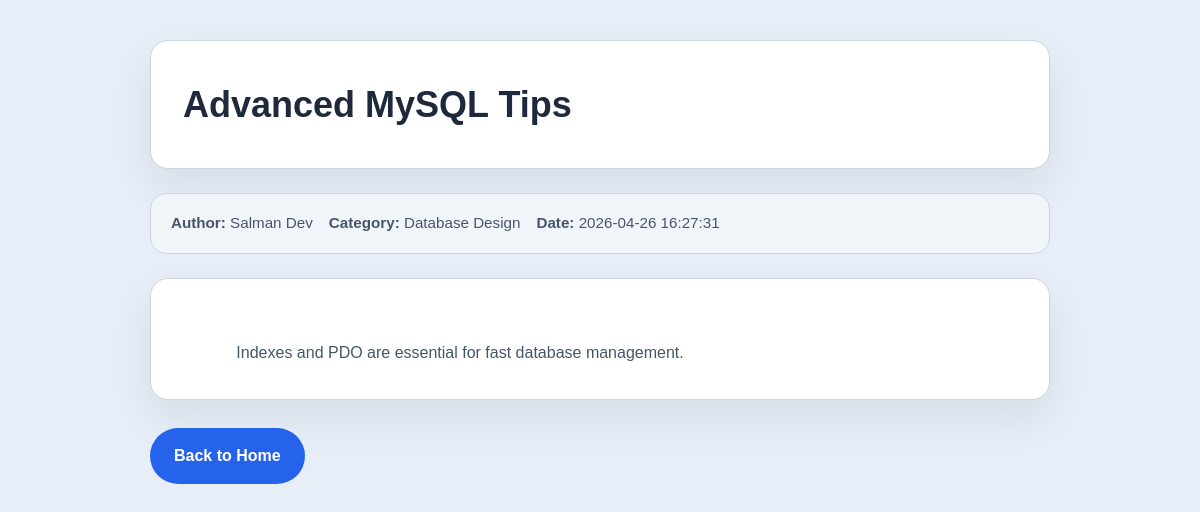
/views/article_detail.php?id=2&source=admin, run on the app's committed database.
### tables this page shows
CREATE TABLE IF NOT EXISTS article (
    id_article INT PRIMARY KEY AUTO_INCREMENT,
    title VARCHAR(255) NOT NULL,
    contenu TEXT NOT NULL,
    date_publication DATETIME DEFAULT CURRENT_TIMESTAMP,
    status ENUM('published', 'draft') DEFAULT 'published',
    id_user INT,
    id_catalog INT,
    FOREIGN KEY (id_user) REFERENCES users(id_user) ON DELETE SET NULL,
    FOREIGN KEY (id_catalog) REFERENCES catalog(id_catalog) ON DELETE SET NULL
);

CREATE TABLE IF NOT EXISTS users (
    id_user INT PRIMARY KEY AUTO_INCREMENT,
    name_user VARCHAR(100) NOT NULL,
    email_user VARCHAR(100) UNIQUE NOT NULL,
    password_user VARCHAR(255) NOT NULL,
  
    role ENUM('admin', 'user') DEFAULT 'user' 
);

CREATE TABLE IF NOT EXISTS catalog (
    id_catalog INT PRIMARY KEY AUTO_INCREMENT,
    name_catalog VARCHAR(100) NOT NULL
);

### core/article.php (called while the page is built, shortened)
<?php
class Article {
    private $conn;
    private $table = "article";
    public function __construct($db) {
        $this->conn = $db;
    }
    public function readOne($id) {
        $sql = "SELECT a.*, u.name_user, u.email_user, c.name_catalog
                FROM {$this->table} a
                LEFT JOIN users u ON a.id_user = u.id_user
                LEFT JOIN catalog c ON a.id_catalog = c.id_catalog
                WHERE a.id_article = :id";
        $stmt = $this->conn->prepare($sql);
        $stmt->execute(['id' => $id]);
        return $stmt->fetch(PDO::FETCH_ASSOC);
    }
}

### views/article_detail.php (the view, shortened to what this page needs)
<?php
require_once "../core/article.php";
$database = new Database();
$conn = $database->getConnection();
$articleOBJ = new Article($conn);
$redirect_url = (isset($_GET['source']) && $_GET['source'] === 'admin') ? "../admin/home.php" : "index.php";
if(isset($_GET['id'])) {
    $id = (int)$_GET['id'];
    $art = $articleOBJ->readOne($id);
} else {
    header("Location: " . $redirect_url);
    exit();
}
?>
<!DOCTYPE html>
<html lang="en">
<head>
    <link rel="stylesheet" href="../assets/css/article_detail.css">
</head>
<body>
    <div class="article-page">
        <header class="article-header">
            <h1><?php echo htmlspecialchars($art['title']); ?></h1>
        </header>
        <div class="article-meta">
            <span><strong>Author:</strong> <?php echo htmlspecialchars($art['name_user']); ?></span>
            <span><strong>Category:</strong> <?php echo htmlspecialchars($art['name_catalog']); ?></span>
            <span><strong>Date:</strong> <?php echo htmlspecialchars($art['date_publication']); ?></span>
        </div>
        <div class="article-content">
            <?php echo nl2br(htmlspecialchars($art['contenu'])); ?>
        </div>
        <a class="button" href="<?php echo htmlspecialchars($redirect_url); ?>">Back to Home</a>
    </div>
</body>
</html>

### assets/css/article_detail.css (style rules this page uses)
:root { --page-bg: #e7eef7; --surface: #ffffff; --surface-soft: #f1f5f9; --border: #cbd5e1; --text-primary: #1e293b; --text-secondary: #475569; --accent: #2563eb; --accent-strong: #1d4ed8; }
body { margin: 0; min-height: 100%; background: var(--page-bg); color: var(--text-primary); font-family: 'Lucida Sans', 'Lucida Sans Regular', 'Lucida Grande', 'Lucida Sans Unicode', Geneva, Verdana, sans-serif; }
body { line-height: 1.75; }
.article-page { width: min(900px, 100% - 2rem); margin: 2.5rem auto; padding: 0; }
.article-header { background: var(--surface); border: 1px solid var(--border); border-radius: 18px; padding: 2rem; box-shadow: 0 18px 40px rgba(15, 23, 42, 0.08); }
.article-header h1 { margin: 0; color: var(--text-primary); font-size: clamp(2rem, 3vw, 2.5rem); }
.article-meta { display: flex; flex-wrap: wrap; gap: 1rem; margin: 1.5rem 0; padding: 1rem 1.25rem; border: 1px solid var(--border); border-radius: 16px; background: var(--surface-soft); color: var(--text-secondary); font-size: 0.95rem; }
.article-content { background: var(--surface); border: 1px solid var(--border); border-radius: 18px; padding: 2rem; box-shadow: 0 18px 40px rgba(15, 23, 42, 0.08); color: var(--text-secondary); white-space: pre-wrap; }
.button { display: inline-flex; align-items: center; justify-content: center; padding: 0.9rem 1.5rem; border-radius: 999px; background: var(--accent); color: #ffffff; text-decoration: none; font-weight: 600; margin-top: 1.75rem; transition: background 0.2s ease; }

### data on the page
article: title "Advanced MySQL Tips", id_user.name_user "Salman Dev", id_catalog.name_catalog "Database Design", date_publication "2026-04-26 16:27:31", contenu "Indexes and PDO are essential for fast database management."
